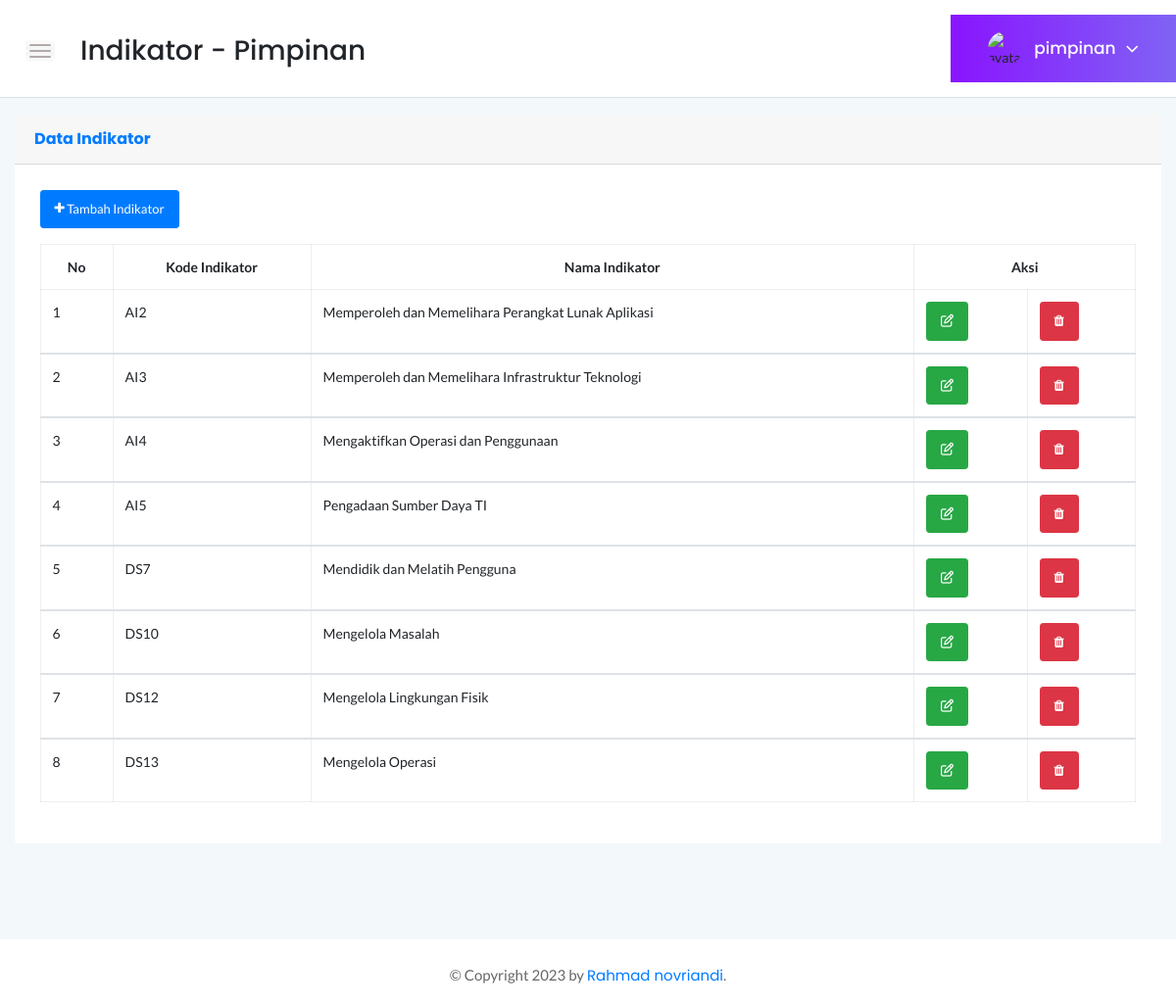
The page /data_indikator.php (signed in) on the database its author committed.
### tables this page shows
CREATE TABLE `tbl_indikator` (
  `id_indikator` int(11) NOT NULL,
  `kode_indikator` varchar(5) NOT NULL,
  `nama_indikator` varchar(80) NOT NULL
);

### data_indikator.php (the view, shortened to what this page needs)
<!doctype html>
<html class="no-js" lang="en">
<head>
</head>
<body>
    <?php include 'header.php'; ?>
    <div class="page-container">
        <div class="main-content">
            <div class="header-area">
                <div class="row align-items-center">
                    <div class="col-md-6 col-sm-8 clearfix">
                        <div class="nav-btn pull-left">
                            <span></span>
                            <span></span>
                            <span></span>
                        </div>
                        <h3 class="mt-1">Indikator - <?= $_SESSION['level']; ?></h3>
                    </div>
                    <div class="col-sm-6 clearfix">
                        <div class="user-profile pull-right">
                            <img class="avatar user-thumb" src="../assets/images/author/avatar.png" alt="avatar">
                            <h4 class="user-name dropdown-toggle" data-toggle="dropdown"><?php echo $_SESSION['username']; ?><i class="fa fa-angle-down"></i></h4>
                        </div>
                    </div>
                </div>
            </div>
            <div class="main-content-inner">
                <div class="sales-report-area mt-1 mb-5">
                    <div class="card shadow mt-3 mb-3">
                        <div class="card-header py-3">
                            <h6 class="m-0 font-weight-bold text-primary">Data Indikator</h6>
                        </div>
                        <div class="card-body">
                            <button class="btn btn-sm btn-primary mb-3" data-toggle="modal" data-target="#tambah_kriteria"><i class="fa fa-plus fa-sm"></i> Tambah Indikator</button>
                            <div class="table-responsive">
                                <table class="table table-bordered">
                                    <thead>
                                        <tr align="center">
                                            <th>No</th>
                                            <th>Kode Indikator</th>
                                            <th>Nama Indikator</th>
                                            <th colspan="2">Aksi</th>
                                        </tr>
                                    </thead>
                                    <?php
                                    include '../koneksi.php';
                                    $no = 1;
                                    $sql = mysqli_query($koneksi, "SELECT * FROM tbl_indikator");
                                    while ($array = mysqli_fetch_assoc($sql)) {
                                    ?>
                                        <tbody>
                                            <tr>
                                                <td><?php echo $no++; ?></td>
                                                <td><?php echo $array['kode_indikator']; ?></td>
                                                <td><?php echo $array['nama_indikator']; ?></td>
                                                <td>
                                                    <a href="edit_indikator.php?id=<?php echo $array['id_indikator']; ?>"><i class="btn btn-success btn-sm"><span class="fa fa-edit"></span></i></a>
                                                </td>
                                                <td>
                                                    <a href="hapus_indikator.php?id=<?php echo $array['id_indikator']; ?>"><i class="btn btn-danger btn-sm"><span class="fa fa-trash"></span></i></a>
                                                </td>
                                            </tr>
                                        </tbody>
                                    <?php
                                    }
                                    ?>
                                </table>
                            </div>
                        </div>
                    </div>
                </div>
            </div>
        </div>
        <?php
        include 'foot.php';
        ?>
    </div>
</body>
</html>

### styles.css (style rules this page uses)
.page-container { width: 100%; height: 100%; min-height: 100vh; padding-left: 280px; -webkit-transition: padding-left 0.3s ease 0s; transition: padding-left 0.3s ease 0s; }
.card { border: none; border-radius: 4px; background-color: #fff; -webkit-transition: all 0.3s ease 0s; transition: all 0.3s ease 0s; }
.card-body { padding: 25.6px; padding: 1.6rem; }
.main-content { width: 100%; background: #F3F8FB; }
.main-content-inner { padding: 0 30px 50px; }
.header-area { padding: 15px 30px; background: #fff; border-bottom: 1px solid #d8e3e7; }
.nav-btn { margin-right: 30px; margin-top: 10px; cursor: pointer; }
.nav-btn span { display: block; width: 22px; height: 2px; background: #b3aaaa; margin: 4px 0; border-radius: 15px; -webkit-transition: all 0.3s ease 0s; transition: all 0.3s ease 0s; box-shadow: 0 0 0 4px rgba(99, 96, 96, 0.03); }
.user-profile { margin-right: -30px; display: -webkit-box; display: -ms-flexbox; display: flex; -webkit-box-align: center; -ms-flex-align: center; align-items: center; -ms-flex-wrap: wrap; flex-wrap: wrap; background: -webkit-linear-gradient(left, #8914fe 0%, #8063f5 100%); background: linear-gradient(to right, #8914fe 0%, #8063f5 100%); padding: 17px 38px; position: relative; }
.user-profile img.avatar { height: 35px; width: 35px; border-radius: 50%; margin-right: 12px; }
.user-name { font-size: 17px; font-weight: 500; color: #fff; letter-spacing: 0; cursor: pointer; -webkit-user-select: none; -moz-user-select: none; -ms-user-select: none; user-select: none; }
.user-name i { margin-left: 10px; font-size: 21px; vertical-align: middle; position: relative; }
.notification-area .dropdown-toggle, .user-name.dropdown-toggle { position: relative; }
.notification-area .dropdown-toggle:after, .user-name.dropdown-toggle:after { display: none; }
.btn { padding: 11px 17px; font-size: 13px; letter-spacing: 0; }
.btn-sm { padding: 9px 14px; }
table tr th { border-bottom: none; }
table tr th, table tr td { border-top: 1px solid rgba(120, 130, 140, 0.13) !important; }
.table-bordered td, .table-bordered th { border: 1px solid rgba(120, 130, 140, 0.13) !important; }

### rows shown on the page
tbl_indikator: kode_indikator "AI2", nama_indikator "Memperoleh dan Memelihara Perangkat Lunak Aplikasi"
tbl_indikator: kode_indikator "AI3", nama_indikator "Memperoleh dan Memelihara Infrastruktur Teknologi"
tbl_indikator: kode_indikator "AI4", nama_indikator "Mengaktifkan Operasi dan Penggunaan"
tbl_indikator: kode_indikator "AI5", nama_indikator "Pengadaan Sumber Daya TI"
tbl_indikator: kode_indikator "DS7", nama_indikator "Mendidik dan Melatih Pengguna"
tbl_indikator: kode_indikator "DS10", nama_indikator "Mengelola Masalah"
tbl_indikator: kode_indikator "DS12", nama_indikator "Mengelola Lingkungan Fisik"
tbl_indikator: kode_indikator "DS13", nama_indikator "Mengelola Operasi"

### other values the page prints
$_SESSION['level'] "Pimpinan"
$_SESSION['username'] "pimpinan"
